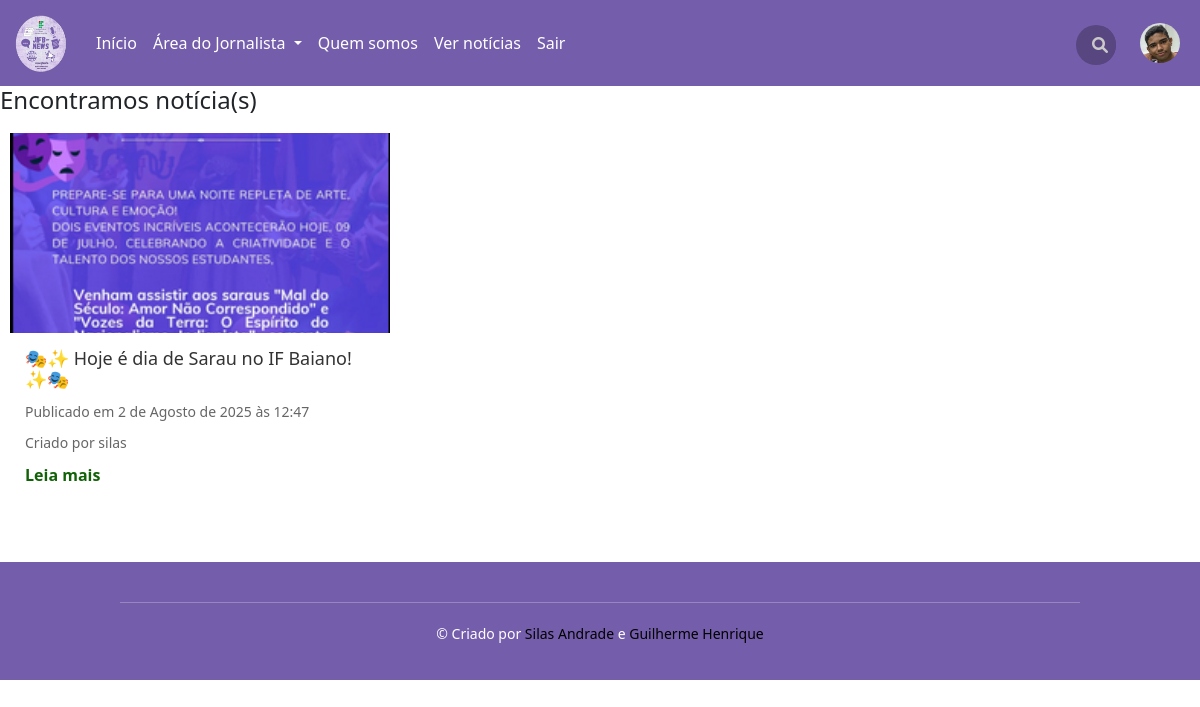
The page /noticias/procurar/ (signed in) on the database its author committed.
### news/models.py (models this page shows, shortened)
class Noticia(models.Model):
    autor = models.ForeignKey(Perfil, on_delete=models.CASCADE)
    título = models.CharField(max_length=500)
    corpo = models.TextField(blank=True, null=True)
    capa_noticia = models.ImageField(upload_to="uploads/noticias/CAPAS/%Y/%m/%d")
    tags = models.CharField(max_length=255, blank=True, help_text="Separe as tags por vírgula")
    visivel = models.BooleanField(default=True)
    updated = models.DateTimeField(auto_now=True)
    created = models.DateTimeField(auto_now_add=True)

### base/models.py (models this page shows)
class Perfil(models.Model):
    user = models.OneToOneField(
        User,
        on_delete=models.CASCADE
        )
    bio = models.TextField(blank=True, null=True)
    foto_de_perfil = models.ImageField(
        upload_to="uploads/perfis",
        blank=True
        )
    pode_comentar = models.BooleanField(
        default=True
        )
    pode_alterar_foto_de_perfil = models.BooleanField(
        default=True
        )
    verificado = models.BooleanField(
        default=False
    )
    def __str__(self):
        return self.user.username

### news/views.py (the view)
# urls.py: path('procurar/', views.Procurar, name='procurar_noticia'),
def Procurar(request):
    q = request.GET.get('pesquisa') if request.GET.get('pesquisa') is not None else ''
    numero_de_noticia = 0
    noticias = Noticia.objects.filter(visivel=True).filter(
        Q(título__icontains=q) | Q(corpo__icontains=q)
    ).order_by('-updated')
    numero_de_noticia = noticias.count()
    if request.user.is_authenticated:
        foto_de_perfil = Perfil.objects.get(user=request.user).foto_de_perfil
    else:
        foto_de_perfil = None
    context = {
        'noticias': noticias,
        'numero_de_noticia': numero_de_noticia,
        'minha_foto_de_perfil': foto_de_perfil,
        'termo': q,
    }
    return render(request, "news/procurar.html", context)

### templates/news/procurar.html
{% extends 'main.html' %}
{% load static %}
{% block extra_css %}
    <link rel="stylesheet" href="{% static 'CSS/news/noticias.css' %}">
{% endblock %}
{% block content %}
    <div class="page-container">
        <div class="content-wrap">
            <section class="noticias">
                <h4>Encontramos {{ número_de_notícia }} notícia(s)</h4>
                <div class="noticias-container">
                    {% if número_de_notícia == 0 %}
                        <div class="noticia-card">
                            <h3>Não encontramos nada</h3>
                        </div>
                    {% else %}
                            {% for noticia in noticias %}
                                {% if noticia.visivel == True %}
                                <div class="noticia-card">
                                    <a href="{% url 'noticia' noticia.id %}">
                                        <img src="{{ noticia.capa_noticia.url }}" alt="Notícia {{ noticia.id }}">
                                    </a>
                                    <div class="noticia-card-content">
                                        <h3>{{noticia.título}}</h3>
                                        <p>Publicado em {{noticia.created}}</p>
                                        <p>Criado por {{noticia.autor}}</p>
                                        <a href="{% url 'noticia' noticia.id %}" class="noticia-leia">Leia mais</a>
                                    </div>
                                </div>
                                {% endif %}
                            {% endfor%}
                        {% endif %}
                    </div>
            </section>
        </div>
    </div>
{% endblock %}

### static/CSS/news/noticias.css (style rules this page uses)
.noticias-container { display: grid; grid-template-columns: repeat(3, 1fr); gap: 20px; max-width: 1200px; width: 100%; margin: 0 auto; padding: 10px; }
.noticia-card { background: #fff; overflow: hidden; }
.noticia-card img { width: 100%; height: 200px; object-fit: cover; }
.noticia-card-content { padding: 15px; }
.noticia-card h3 { font-size: 18px; margin-bottom: 10px; color: #333; }
.noticia-card p { font-size: 14px; color: #666; margin-bottom: 10px; }
.noticia-leia { text-decoration: none; color: #116107; font-weight: bold; }

### templates/footer.html (style rules this page uses)
body { margin: 0; padding: 0; box-sizing: border-box; }

### rows shown on the page
Noticia: capa_noticia (picture), título "🎭✨ Hoje é dia de Sarau no IF Baiano! ✨🎭", created "2 de Agosto de 2025 às 12:47", autor "silas"
